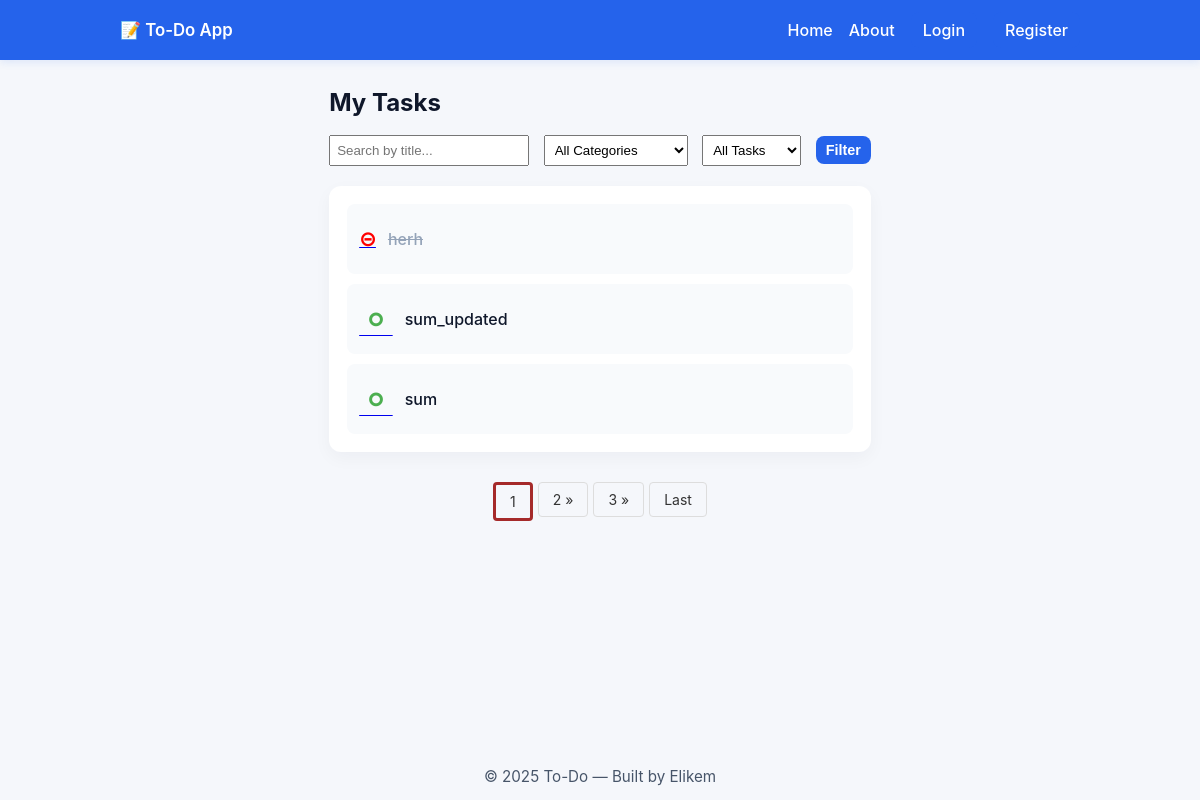
The app's page /, older data.
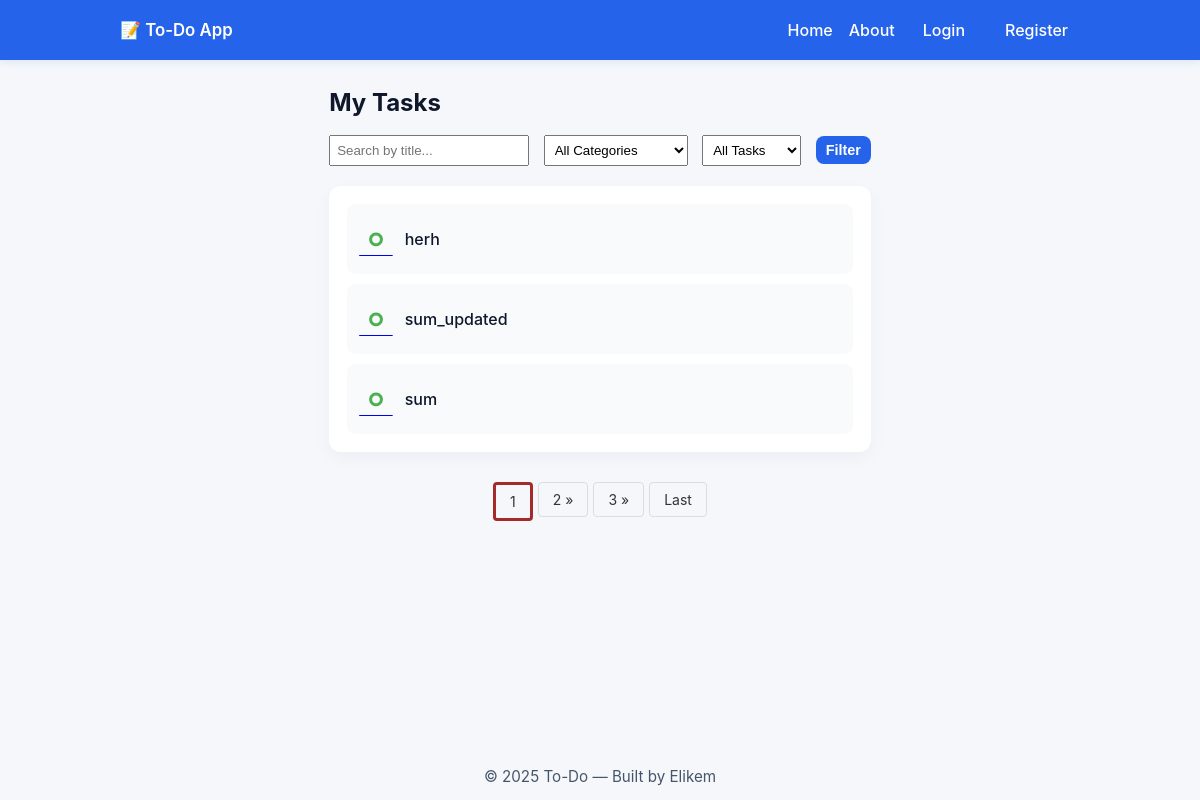
The same page, newer data.
### main_blog/models.py (models this page shows, shortened)
class Todo(models.Model):
    slug = models.SlugField(unique= True,blank=True,null= True)
    user = models.ForeignKey(User,on_delete=models.CASCADE,related_name="tasks")
    title = models.CharField(max_length=100)
    description = models.CharField(max_length=300)
    completed = models.BooleanField(default=False)
    created_at = models.DateTimeField(auto_now_add= True)
    updated_at = models.DateTimeField(auto_now=True)
    category = models.ForeignKey(Category,on_delete=models.CASCADE,related_name="tasks")

### main_blog/views.py (the view)
# urls.py: path("",views.index,name= "index"),
def index(request):
    if request.user.is_authenticated:
        tasks = Todo.objects.filter(user = request.user).order_by("-created_at")
    else:
        tasks = Todo.objects.filter().order_by("-created_at")
    categories = Category.objects.all()
    if request.method == "GET":
        search_term = request.GET.get("search")
        category_id = request.GET.get("category")
        status = request.GET.get("status")
        if search_term:
            tasks = tasks.filter(
                Q(title__icontains = search_term.lower()) |
                Q(description__icontains = search_term)
            )
        if category_id:
            tasks = tasks.filter(category_id = category_id)
        if status:
            tasks = tasks.filter(completed = False ) if status.lower() == "pending" \
                else tasks.filter(completed = True )
    p = Paginator(tasks,3)
    page = request.GET.get("page")
    tasks = p.get_page(page)
    print(tasks.paginator.num_pages)
    context = {
        "tasks":tasks,
        "categories":categories,
        "page":page
    }
    return render(request,"index.html",context)

### main_blog/templates/index.html (shortened to what this page needs)
{% extends 'base.html' %}
{% load static %}
{% block body %}
  <main class="main-content">
    <h1 class="page-title">My Tasks</h1>
    <form method="GET" class="filter-form" style="margin-bottom: 20px;">
      <input
        type="text"
        name="search"
        placeholder="Search by title..."
        value="{{ request.GET.search|default:'' }}"
        style="padding: 6px; width: 200px; margin-right: 10px;"
      >
      <select name="category" style="padding: 6px; margin-right: 10px;">
        <option value="">All Categories</option>
      </select>
      <select name="status" style="padding: 6px; margin-right: 10px;">
        <option value="">All Tasks</option>
      </select>
      <button type="submit" class="btn primary small">Filter</button>
    </form>
    <section class="task-container">
      <ul class="task-list">
        {% for task in tasks %}
          {% if task.completed %}
            <li class="task completed">
              <div class="task-left">
                <a href="{% url 'check_uncheck' task.slug %}">
                  <span id="checked_btn" style="color:red; font-size:20px; font-weight:bold;">&#8861;</span>
                </a>
                <span style="text-decoration:line-through;" class="task-title" value="{{request.GET.}}" >{{ task.title }}</span>
              </div>
            </li>
          {% else %}
            <li class="task">
              <div class="task-left">
                <a href="{% url 'check_uncheck' task.slug %}">
                  <span id="checked_btn" style="color:#4CAF50; font-size:40px;">&#9900;</span>
                </a>
                <span class="task-title">{{ task.title }}</span>
              </div>
            </li>
          {% endif %}
        {% empty %}
          <p>No tasks found.</p>
        {% endfor %}
      </ul>
    </section>
    <nav aria-label="Page navigation">
          <ul class="pagination">
            <li><a style= 'border:3px solid brown;' href="?page={{tasks.number}}&search={{ request.GET.search }}&category={{ request.GET.category }}&status={{ request.GET.status }}">
              {{tasks.number}}
            </a></li>
            {% if tasks.has_next %}
              <li><a href="?page={{ tasks.next_page_number }}&search={{ request.GET.search }}&category={{ request.GET.category }}&status={{ request.GET.status }}">
                {{ tasks.next_page_number }} &raquo;
              </a></li>
              {% if  tasks.paginator.num_pages|add:-2  > tasks.number %}
                <li><a href="?page={{ tasks.next_page_number|add:1 }}&search={{ request.GET.search }}&category={{ request.GET.category }}&status={{ request.GET.status }}">
                  {{ tasks.next_page_number|add:1 }} &raquo;
                </a></li>
              {% endif %}
              <li><a href="?page={{tasks.paginator.num_pages}}&search={{ request.GET.search }}&category={{ request.GET.category }}&status={{ request.GET.status }}">
                 Last
                </a></li>
            {% endif %}
          </ul>
    </nav>
  </main>
{% endblock body %}

Row changes from the older to the newer data that the page shows:
changed Todo "herh": completed "⊝" → "⚬"
